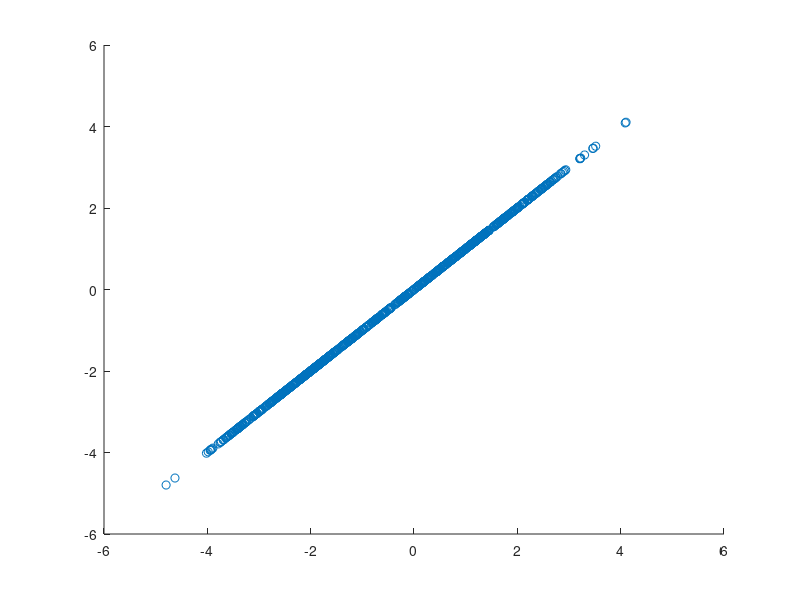

Recreate this plot in MATLAB. (Note: this script raises an error after producing the figure.)

data_x = [randn(500, 1) + 1; randn(500, 1) - 2];
data_y = randn(10, 1);
data = [data_x, data_x];

figure(1)
scatter(data(:, 1), data(:, 2))

itterationCount = 0;

for i=1:10000

    repeat_matrix = [1:size(data_x, 1); transpose(size(data_x, 1) * ones(size(data_x)))];

    repeated_data = reshape(transpose(repelems(data_x, repeat_matrix)), size(data_x, 1), size(data_x, 1));

    h = 10;
    diff_matrix = gauss_deriv(abs(repmat(data_x, 1, size(data_x, 1)) - repeated_data) / h);

    mean_shift_vector = ...
        transpose(sum(diff_matrix .* repmat(data_x, 1, size(data_x, 1)), 1) ... 
        ./ sum(diff_matrix, 1)) - data_x;
    
    prev_data_x = data_x;
    data_x = data_x + mean_shift_vector;
    data_x = sort(data_x);

    % detect if the clusters have reached equilibrium
    threshold_error = 0.001;
    is_equilibrium = (data_x - prev_data_x) < 0.001;
    itterationCount++;

    if sum(is_equilibrium, 1) == size(data_x, 1)
        itterationCount
        break;
    end

    end

hold on
scatter(data_x, data_x, 10, 'red')